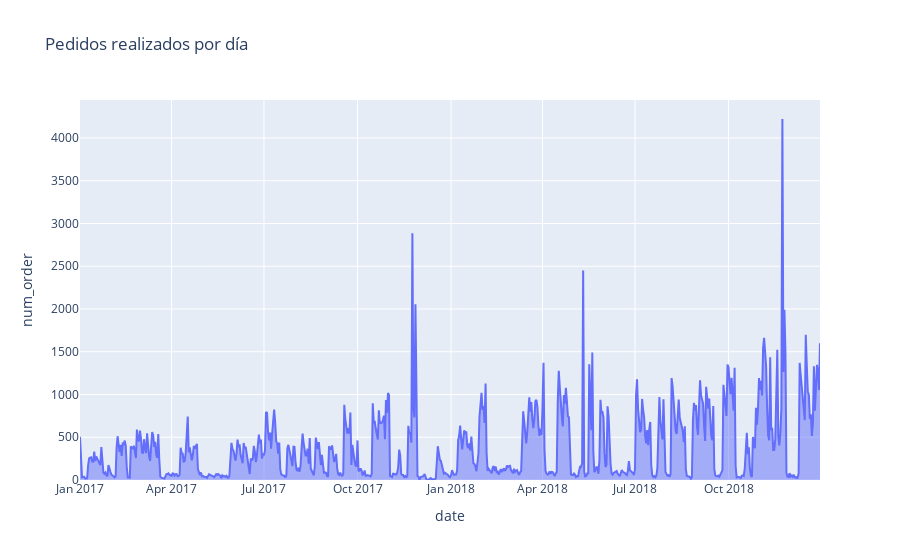

Notebook code cell kept with this figure:
### Code cell
fig = px.area(df_temp, x="date", y="num_order", title='Pedidos realizados por día',)
fig.show()

### Figure 1 — Plotly figure (JSON) as saved in the notebook; plotly's stock layout.template omitted (floating-point values rounded to 4 significant figures; data arrays with more than 128 entries replaced by an {"elided": "..."} marker saying what was removed)
{"data": [{"hovertemplate": "date=%{x}<br>num_order=%{y}<extra></extra>", "legendgroup": "", "line": {"color": "#636efa"}, "marker": {"symbol": "circle"}, "mode": "lines", "name": "", "orientation": "v", "showlegend": false, "stackgroup": "1", "type": "scatter", "x": {"elided": "728 str values"}, "xaxis": "x", "y": {"elided": "728 int values"}, "yaxis": "y"}], "layout": {"legend": {"tracegroupgap": 0}, "title": {"text": "Pedidos realizados por día"}, "xaxis": {"anchor": "y", "domain": [0, 1], "title": {"text": "date"}}, "yaxis": {"anchor": "x", "domain": [0, 1], "title": {"text": "num_order"}}}}
